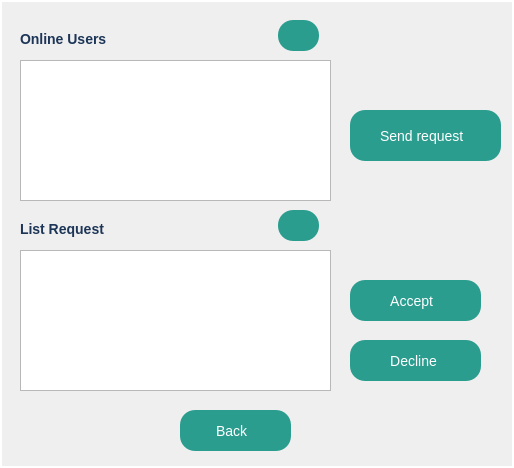
<?xml version="1.0" encoding="UTF-8"?>
<ui version="4.0">
 <class>friendRequest</class>
 <widget class="QDialog" name="friendRequest">
  <property name="geometry">
   <rect>
    <x>0</x>
    <y>0</y>
    <width>514</width>
    <height>468</height>
   </rect>
  </property>
  <property name="windowTitle">
   <string>Dialog</string>
  </property>
  <property name="styleSheet">
   <string notr="true">QDialog {
		background-color:  qlineargradient(
		spread:pad, x1:0, y1:0 x2:0, y2:0,
		stop: 0 #A3D8F4, stop:1 #E6F7FF
		);
		border: 2px solid #ffffff;
		boder-radius: 10px;
}

QLineEdit {
		border: 2px solid #E63946;
		border-radius: 5px;
		padding: 5px;
		font-size: 14px;
		background-color: #ffffff;
		color: #333333;
}

QLineEdit:forcus {
		border: 2px solid #457B9D;
		background-color: #F1FAEE;
}

QPushButton{
		background-color: #2A9D8F;
		color: white;
		border: none;
		border-radius: 15px;
		padding: 10px 20px;
		font-size: 14px;
}

QPushButton:hover{
background-color: #264653;
}

QPushButton:pressed{
background-color: #1B3B3A;
}

QLabel{
font-size :14px;
color: #1D3557;
font-weight: bold;
}</string>
  </property>
  <widget class="QPushButton" name="pushButton">
   <property name="geometry">
    <rect>
     <x>350</x>
     <y>110</y>
     <width>151</width>
     <height>51</height>
    </rect>
   </property>
   <property name="layoutDirection">
    <enum>Qt::RightToLeft</enum>
   </property>
   <property name="text">
    <string>Send request  </string>
   </property>
   <property name="icon">
    <iconset>
     <normalon>:/new/prefix1/request-send.png</normalon>
    </iconset>
   </property>
   <property name="iconSize">
    <size>
     <width>24</width>
     <height>24</height>
    </size>
   </property>
  </widget>
  <widget class="QPushButton" name="pushButton_2">
   <property name="geometry">
    <rect>
     <x>350</x>
     <y>280</y>
     <width>131</width>
     <height>41</height>
    </rect>
   </property>
   <property name="layoutDirection">
    <enum>Qt::RightToLeft</enum>
   </property>
   <property name="text">
    <string>Accept  </string>
   </property>
   <property name="icon">
    <iconset>
     <normalon>:/new/prefix1/accept.png</normalon>
    </iconset>
   </property>
   <property name="iconSize">
    <size>
     <width>24</width>
     <height>24</height>
    </size>
   </property>
  </widget>
  <widget class="QLabel" name="label">
   <property name="geometry">
    <rect>
     <x>20</x>
     <y>30</y>
     <width>111</width>
     <height>17</height>
    </rect>
   </property>
   <property name="text">
    <string>Online Users</string>
   </property>
  </widget>
  <widget class="QPushButton" name="pushButton_3">
   <property name="geometry">
    <rect>
     <x>278</x>
     <y>20</y>
     <width>41</width>
     <height>31</height>
    </rect>
   </property>
   <property name="text">
    <string/>
   </property>
   <property name="icon">
    <iconset>
     <normalon>:/new/prefix1/refresh_icon.png</normalon>
    </iconset>
   </property>
   <property name="iconSize">
    <size>
     <width>30</width>
     <height>30</height>
    </size>
   </property>
  </widget>
  <widget class="QListWidget" name="listWidget">
   <property name="geometry">
    <rect>
     <x>20</x>
     <y>60</y>
     <width>311</width>
     <height>141</height>
    </rect>
   </property>
  </widget>
  <widget class="QListWidget" name="listWidget_2">
   <property name="geometry">
    <rect>
     <x>20</x>
     <y>250</y>
     <width>311</width>
     <height>141</height>
    </rect>
   </property>
  </widget>
  <widget class="QLabel" name="label_2">
   <property name="geometry">
    <rect>
     <x>20</x>
     <y>220</y>
     <width>111</width>
     <height>17</height>
    </rect>
   </property>
   <property name="text">
    <string>List Request</string>
   </property>
  </widget>
  <widget class="QPushButton" name="pushButton_4">
   <property name="geometry">
    <rect>
     <x>350</x>
     <y>340</y>
     <width>131</width>
     <height>41</height>
    </rect>
   </property>
   <property name="layoutDirection">
    <enum>Qt::RightToLeft</enum>
   </property>
   <property name="text">
    <string>Decline </string>
   </property>
   <property name="icon">
    <iconset>
     <normalon>:/new/prefix1/decline.png</normalon>
    </iconset>
   </property>
   <property name="iconSize">
    <size>
     <width>30</width>
     <height>30</height>
    </size>
   </property>
  </widget>
  <widget class="QPushButton" name="pushButton_5">
   <property name="geometry">
    <rect>
     <x>278</x>
     <y>210</y>
     <width>41</width>
     <height>31</height>
    </rect>
   </property>
   <property name="text">
    <string/>
   </property>
   <property name="icon">
    <iconset>
     <normalon>:/new/prefix1/refresh_icon.png</normalon>
    </iconset>
   </property>
   <property name="iconSize">
    <size>
     <width>30</width>
     <height>30</height>
    </size>
   </property>
  </widget>
  <widget class="QPushButton" name="pushButton_6">
   <property name="geometry">
    <rect>
     <x>180</x>
     <y>410</y>
     <width>111</width>
     <height>41</height>
    </rect>
   </property>
   <property name="layoutDirection">
    <enum>Qt::RightToLeft</enum>
   </property>
   <property name="text">
    <string>Back  </string>
   </property>
   <property name="icon">
    <iconset>
     <normalon>:/new/prefix1/return.png</normalon>
    </iconset>
   </property>
  </widget>
 </widget>
 <resources/>
 <connections/>
</ui>
